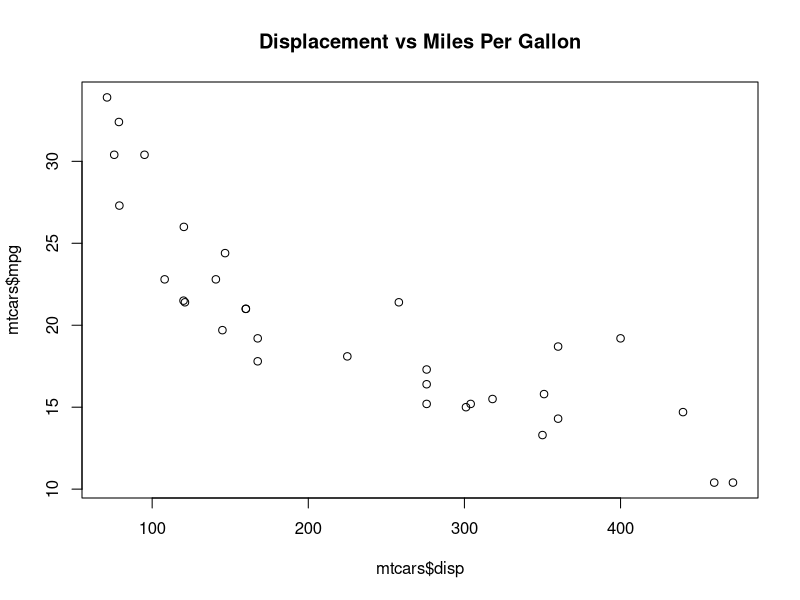
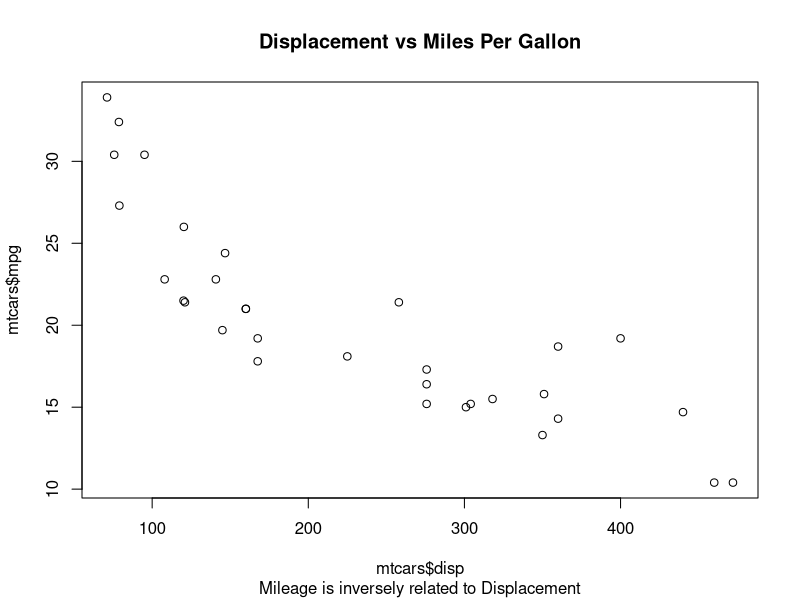
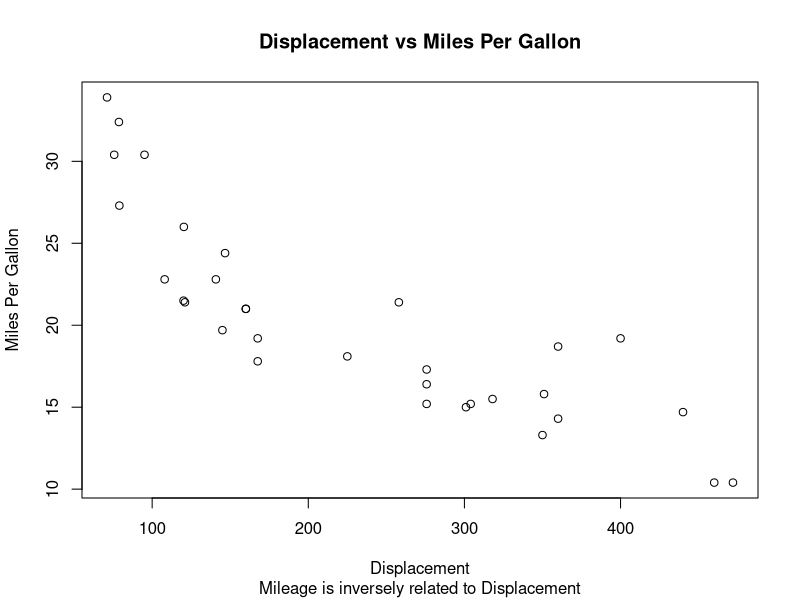
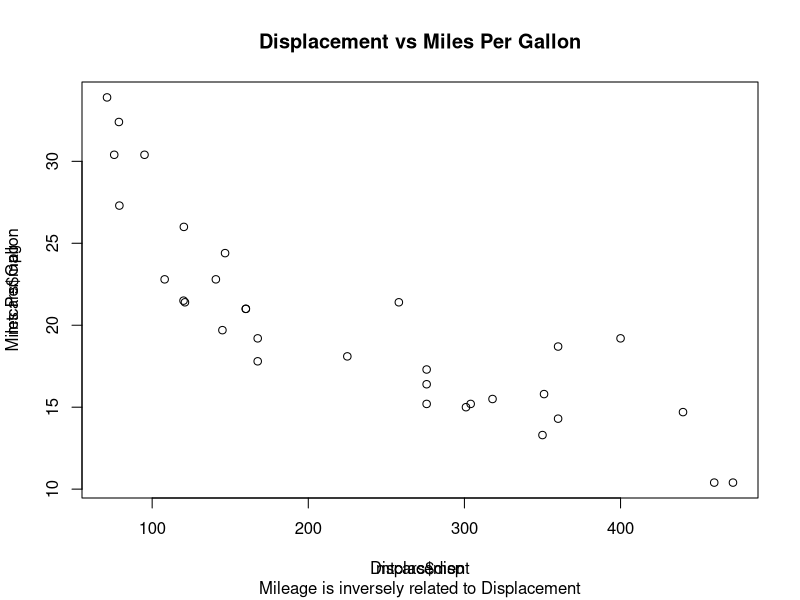
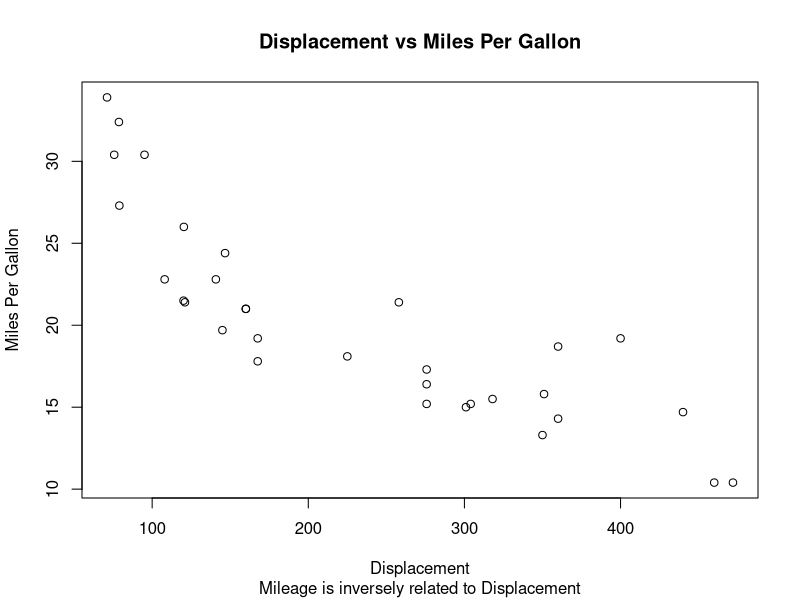
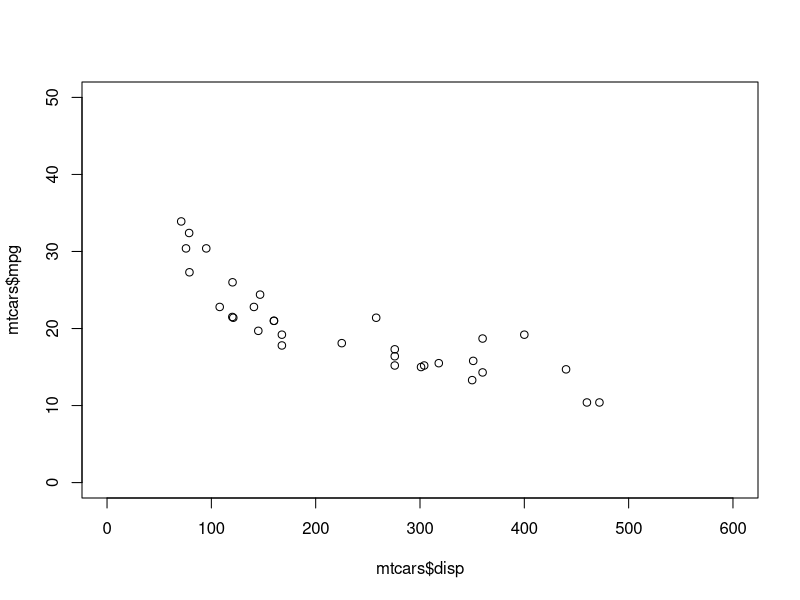

Here is the R script that generated these plots, in order:
## ---- chunk 1
plot(mtcars$disp, mtcars$mpg, 
     main = 'Displacement vs Miles Per Gallon')
## ---- chunk 2
plot(mtcars$disp, mtcars$mpg, 
     main = 'Displacement vs Miles Per Gallon',
     sub = 'Mileage is inversely related to Displacement')
## ---- chunk 3
plot(mtcars$disp, mtcars$mpg, 
     main = 'Displacement vs Miles Per Gallon',
     sub = 'Mileage is inversely related to Displacement',
     xlab = 'Displacement', ylab = 'Miles Per Gallon')
## ---- chunk 4
# create scatter plot
plot(mtcars$disp, mtcars$mpg) 

# add title, subtitle and axis labels
title(main = 'Displacement vs Miles Per Gallon',
      sub = 'Mileage is inversely related to Displacement',
      xlab = 'Displacement', ylab = 'Miles Per Gallon')
## ---- chunk 5
# create scatter plot
plot(mtcars$disp, mtcars$mpg, ann = FALSE) 

# add title, subtitle and axis labels
title(main = 'Displacement vs Miles Per Gallon',
      sub = 'Mileage is inversely related to Displacement',
      xlab = 'Displacement', ylab = 'Miles Per Gallon')
## ---- chunk 6
plot(mtcars$disp, mtcars$mpg, 
     xlim = c(0, 600), ylim = c(0, 50))
